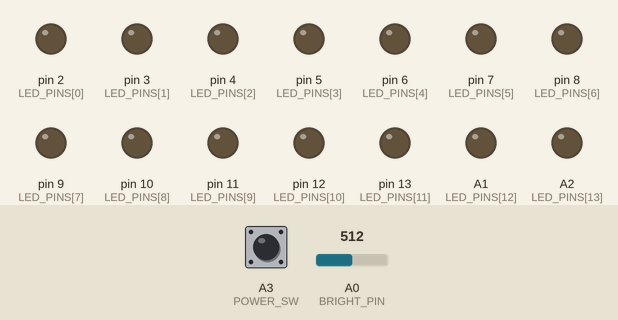
This sketch was run on a simulated Arduino Uno, built with avr-gcc and run on an emulated ATmega328P. Shown: output pins drawn as LEDs (lit = HIGH). Inputs (shaded band) come from the test bench; at power-on: A3 (POWER_SW) HIGH, A0 (BRIGHT_PIN) = 512. Random numbers use the default seed unless the sketch sets one; pins used as bus, display or sensor lines are not drawn.

Above: at 1.2 s.
1.3 s: A3 (POWER_SW) pulled LOW for 0.15 s
At 4.5 s:
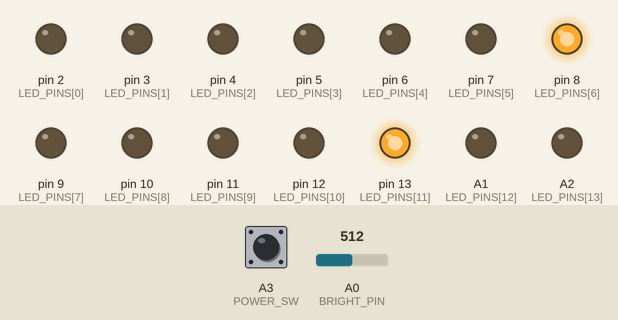
At 7.6 s:
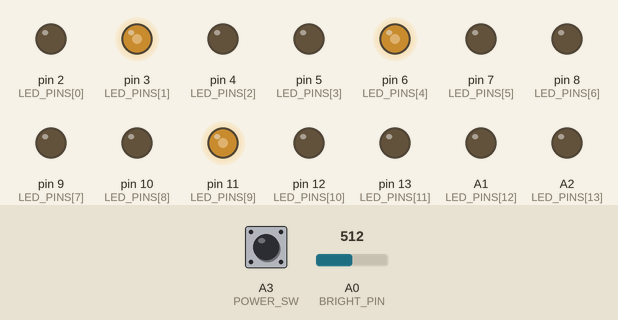
Timing chart, 0 to 22.4 s (numbered marks = the images above; inputs shaded):
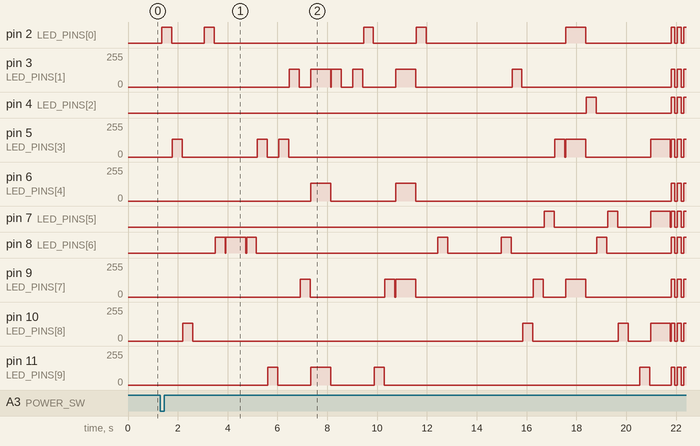

The sketch:

led_heart.ino
```cpp
// ❤️ LED Heart Display
// Switch UP = song + magic LEDs then patterns
// Switch DOWN = everything off

// === PIN DEFINITIONS ===
const int LED_PINS[] = {2, 3, 4, 5, 6, 7, 8, 9, 10, 11, 12, 13, A1, A2};
const int NUM_LEDS = 14;

const int BRIGHT_PIN  = A0;
const int POWER_SW    = A3;
const int PATTERN_BTN = A4;
const int BUZZER_PIN  = A5;

// === STATE ===
int currentPattern = 0;
const int NUM_PATTERNS = 5;
int brightness = 255;
bool lastSwitchState = HIGH;
bool songDone = false;

unsigned long lastPatternPress = 0;
const int DEBOUNCE = 200;

// === NOTES ===
#define REST 0
#define C4   262
#define D4   294
#define E4   330
#define F4   349
#define G4   392
#define A4n  440
#define B4   494
#define C5   523

#define Q  400
#define H  800
#define E  200

// =====================
void setup() {
  for (int i = 0; i < NUM_LEDS; i++) {
    pinMode(LED_PINS[i], OUTPUT);
    digitalWrite(LED_PINS[i], LOW);
  }
  pinMode(POWER_SW,    INPUT_PULLUP);
  pinMode(PATTERN_BTN, INPUT_PULLUP);
  pinMode(BUZZER_PIN,  OUTPUT);

  randomSeed(analogRead(A3));
}

// =====================
void loop() {
  brightness = map(analogRead(BRIGHT_PIN), 0, 1023, 10, 255);
  bool switchState = digitalRead(POWER_SW);

  // Switch DOWN = everything off
  if (switchState == HIGH) {
    allOff();
    noTone(BUZZER_PIN);
    songDone = false;
    lastSwitchState = HIGH;
    return;
  }

  // Switch just flipped UP
  if (switchState == LOW && lastSwitchState == HIGH) {
    delay(50);
    lastSwitchState = LOW;
    songDone = false;
    allOff();
    playTwinkleWithLEDs();
    songDone = true;
    allOn();
  }

  // After song — pattern mode available
  if (songDone) {
    if (digitalRead(PATTERN_BTN) == LOW && millis() - lastPatternPress > DEBOUNCE) {
      lastPatternPress = millis();
      currentPattern = (currentPattern + 1) % NUM_PATTERNS;
      playSwitch();
      allOff();
    }

    switch (currentPattern) {
      case 0: patternAllOn();     break;
      case 1: patternPulse();     break;
      case 2: patternSpiral();    break;
      case 3: patternAlternate(); break;
      case 4: patternHeartbeat(); break;
    }
  }
}

// =====================
// PLAY NOTE + LIGHT UP RANDOM LED
// =====================
void playNoteWithLED(int freq, int duration) {
  allOff();
  int led = random(0, NUM_LEDS);
  analogWrite(LED_PINS[led], brightness);

  if (freq != REST) {
    long period = 1000000L / freq;
    long cycles = (long)freq * duration / 1000;
    for (long i = 0; i < cycles; i++) {
      digitalWrite(BUZZER_PIN, HIGH);
      delayMicroseconds(period / 2);
      digitalWrite(BUZZER_PIN, LOW);
      delayMicroseconds(period / 2);
    }
  } else {
    delay(duration);
  }

  digitalWrite(LED_PINS[led], LOW);
  delay(30);
}

void playNoteWithMultiLED(int freq, int duration, int numLeds) {
  allOff();
  for (int n = 0; n < numLeds; n++) {
    int led = random(0, NUM_LEDS);
    analogWrite(LED_PINS[led], brightness);
  }

  if (freq != REST) {
    long period = 1000000L / freq;
    long cycles = (long)freq * duration / 1000;
    for (long i = 0; i < cycles; i++) {
      digitalWrite(BUZZER_PIN, HIGH);
      delayMicroseconds(period / 2);
      digitalWrite(BUZZER_PIN, LOW);
      delayMicroseconds(period / 2);
    }
  } else {
    delay(duration);
  }

  allOff();
  delay(30);
}

// =====================
// TWINKLE TWINKLE WITH LED MAGIC
// =====================
void playTwinkleWithLEDs() {
  // Twinkle twinkle little star
  playNoteWithLED(C4,  Q);
  playNoteWithLED(C4,  Q);
  playNoteWithLED(G4,  Q);
  playNoteWithLED(G4,  Q);
  playNoteWithLED(A4n, Q);
  playNoteWithLED(A4n, Q);
  playNoteWithMultiLED(G4, H, 4);

  // How I wonder what you are
  playNoteWithLED(F4,  Q);
  playNoteWithLED(F4,  Q);
  playNoteWithLED(E4,  Q);
  playNoteWithLED(E4,  Q);
  playNoteWithLED(D4,  Q);
  playNoteWithLED(D4,  Q);
  playNoteWithMultiLED(C4, H, 4);

  // Up above the world so high
  playNoteWithLED(G4,  Q);
  playNoteWithLED(G4,  Q);
  playNoteWithLED(F4,  Q);
  playNoteWithLED(F4,  Q);
  playNoteWithLED(E4,  Q);
  playNoteWithLED(E4,  Q);
  playNoteWithMultiLED(D4, H, 4);

  // Like a diamond in the sky
  playNoteWithLED(G4,  Q);
  playNoteWithLED(G4,  Q);
  playNoteWithLED(F4,  Q);
  playNoteWithLED(F4,  Q);
  playNoteWithLED(E4,  Q);
  playNoteWithLED(E4,  Q);
  playNoteWithMultiLED(D4, H, 4);

  // Twinkle twinkle little star
  playNoteWithLED(C4,  Q);
  playNoteWithLED(C4,  Q);
  playNoteWithLED(G4,  Q);
  playNoteWithLED(G4,  Q);
  playNoteWithLED(A4n, Q);
  playNoteWithLED(A4n, Q);
  playNoteWithMultiLED(G4, H, 4);

  // How I wonder what you are
  playNoteWithLED(F4,  Q);
  playNoteWithLED(F4,  Q);
  playNoteWithLED(E4,  Q);
  playNoteWithLED(E4,  Q);
  playNoteWithLED(D4,  Q);
  playNoteWithLED(D4,  Q);
  playNoteWithMultiLED(C4, H, 6);

  // Final sparkle
  for (int i = 0; i < 3; i++) {
    allOn();
    delay(150);
    allOff();
    delay(100);
  }
}

// =====================
// JINGLES
// =====================
void playNote(int freq, int duration) {
  if (freq == REST) { delay(duration); return; }
  long period = 1000000L / freq;
  long cycles = (long)freq * duration / 1000;
  for (long i = 0; i < cycles; i++) {
    digitalWrite(BUZZER_PIN, HIGH);
    delayMicroseconds(period / 2);
    digitalWrite(BUZZER_PIN, LOW);
    delayMicroseconds(period / 2);
  }
  delay(30);
}

void playSwitch() {
  playNote(C5, 100);
  playNote(G4, 150);
}

void playHeartTick() {
  playNote(G4, 40);
  delay(20);
  playNote(G4, 40);
}

// =====================
// PATTERNS
// =====================
void patternAllOn() {
  for (int i = 0; i < NUM_LEDS; i++) analogWrite(LED_PINS[i], brightness);
  delay(50);
}

void patternPulse() {
  for (int b = 10; b <= 255; b += 3) {
    brightness = map(analogRead(BRIGHT_PIN), 0, 1023, 10, 255);
    int level = map(b, 10, 255, 10, brightness);
    for (int i = 0; i < NUM_LEDS; i++) analogWrite(LED_PINS[i], level);
    if (digitalRead(POWER_SW) == HIGH) return;
    delay(8);
  }
  for (int b = 255; b >= 10; b -= 3) {
    brightness = map(analogRead(BRIGHT_PIN), 0, 1023, 10, 255);
    int level = map(b, 255, 10, brightness, 10);
    for (int i = 0; i < NUM_LEDS; i++) analogWrite(LED_PINS[i], level);
    if (digitalRead(POWER_SW) == HIGH) return;
    delay(8);
  }
}

void patternSpiral() {
  for (int i = 0; i < NUM_LEDS; i++) {
    analogWrite(LED_PINS[i], brightness);
    if (digitalRead(POWER_SW) == HIGH) return;
    delay(60);
  }
  for (int i = NUM_LEDS - 1; i >= 0; i--) {
    digitalWrite(LED_PINS[i], LOW);
    if (digitalRead(POWER_SW) == HIGH) return;
    delay(60);
  }
}

void patternAlternate() {
  for (int i = 0; i < NUM_LEDS; i++) {
    if (i % 2 == 0) analogWrite(LED_PINS[i], brightness);
    else digitalWrite(LED_PINS[i], LOW);
  }
  if (digitalRead(POWER_SW) == HIGH) return;
  delay(300);

  for (int i = 0; i < NUM_LEDS; i++) {
    if (i % 2 != 0) analogWrite(LED_PINS[i], brightness);
    else digitalWrite(LED_PINS[i], LOW);
  }
  if (digitalRead(POWER_SW) == HIGH) return;
  delay(300);
}

void patternHeartbeat() {
  allOn(); delay(80);
  allOff(); delay(80);
  allOn(); delay(80);
  allOff();
  playHeartTick();
  if (digitalRead(POWER_SW) == HIGH) return;
  delay(600);
}

// =====================
// HELPERS
// =====================
void allOn() {
  for (int i = 0; i < NUM_LEDS; i++) analogWrite(LED_PINS[i], brightness);
}

void allOff() {
  for (int i = 0; i < NUM_LEDS; i++) digitalWrite(LED_PINS[i], LOW);
}
```

Measured:
- after the input at 1.3 s, pin 2 (LED_PINS[0]): LOW → HIGH after 0.05 s, → LOW 0.40 s later, → HIGH 1.3 s later, → LOW 0.40 s later, … (15 changes in this stretch); pin 4 (LED_PINS[2]): goes HIGH 0.40 s, LOW 3.0 s, HIGH 0.15 s, LOW 0.10 s, HIGH 0.15 s, LOW 0.10 s, then HIGH, starting after 17.1 s
